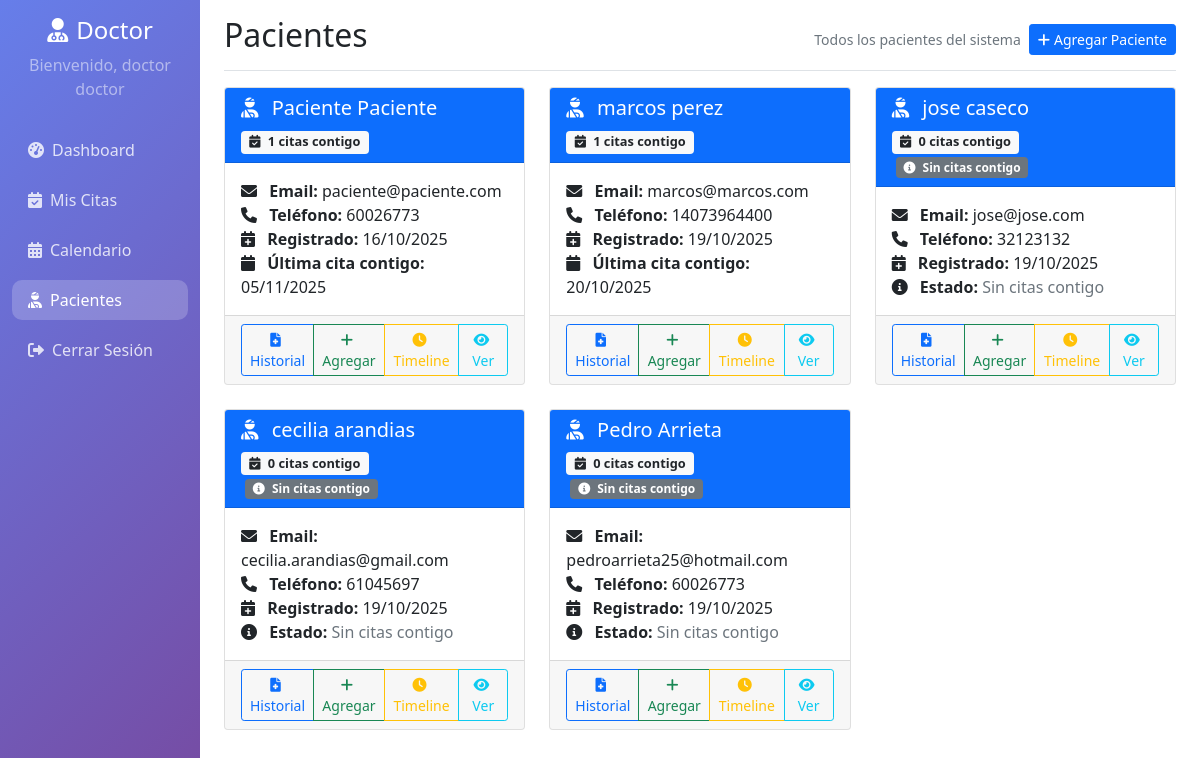
Page /doctor/mis_pacientes.php (signed in) on the committed database.
### tables this page shows
CREATE TABLE `usuarios` (
  `id` int(11) NOT NULL,
  `nombre` varchar(100) NOT NULL,
  `apellido` varchar(100) NOT NULL,
  `email` varchar(150) DEFAULT NULL,
  `identificacion` varchar(20) DEFAULT NULL,
  `telefono` varchar(20) DEFAULT NULL,
  `password` varchar(255) NOT NULL,
  `tipo_usuario` enum('administrador','doctor','paciente') NOT NULL,
  `especialidad` varchar(100) DEFAULT NULL,
  `fecha_registro` timestamp NOT NULL DEFAULT current_timestamp(),
  `activo` tinyint(1) DEFAULT 1
);

### doctor/mis_pacientes.php (the view, shortened to what this page needs)
<?php
$database = new Database();
$db = $database->getConnection();
$query = "SELECT u.id, u.nombre, u.apellido, u.email, u.telefono, u.fecha_registro,
                 COUNT(c.id) as total_citas,
                 MAX(c.fecha_cita) as ultima_cita,
                 CASE WHEN COUNT(c.id) > 0 THEN 'Sí' ELSE 'No' END as tiene_citas
          FROM usuarios u
          LEFT JOIN citas c ON u.id = c.paciente_id AND c.doctor_id = :doctor_id
          WHERE u.tipo_usuario = 'paciente'
          AND u.activo = 1
          GROUP BY u.id, u.nombre, u.apellido, u.email, u.telefono, u.fecha_registro
          ORDER BY ultima_cita DESC, u.fecha_registro DESC";
$stmt = $db->prepare($query);
$stmt->bindParam(':doctor_id', $_SESSION['user_id']);
$stmt->execute();
?>
<!DOCTYPE html>
<html lang="es">
<head>
    <link href="https://cdn.jsdelivr.net/npm/bootstrap@5.1.3/dist/css/bootstrap.min.css" rel="stylesheet">
    <link href="https://cdnjs.cloudflare.com/ajax/libs/font-awesome/6.0.0/css/all.min.css" rel="stylesheet">
</head>
<body>
    <div class="container-fluid">
        <div class="row">
            <nav class="col-md-3 col-lg-2 d-md-block sidebar collapse">
                <div class="position-sticky pt-3">
                    <div class="text-center mb-4">
                        <h4 class="text-white"><i class="fas fa-user-md me-2"></i>Doctor</h4>
                        <p class="text-white-50">Bienvenido, <?php echo $_SESSION['user_name']; ?></p>
                    </div>
                    <ul class="nav flex-column">
                        <li class="nav-item">
                            <a class="nav-link" href="dashboard.php">
                                <i class="fas fa-tachometer-alt me-2"></i>Dashboard
                            </a>
                        </li>
                        <li class="nav-item">
                            <a class="nav-link" href="citas.php">
                                <i class="fas fa-calendar-check me-2"></i>Mis Citas
                            </a>
                        </li>
                        <li class="nav-item">
                            <a class="nav-link" href="calendario.php">
                                <i class="fas fa-calendar-alt me-2"></i>Calendario
                            </a>
                        </li>
                        <li class="nav-item">
                            <a class="nav-link active" href="mis_pacientes.php">
                                <i class="fas fa-user-injured me-2"></i>Pacientes
                            </a>
                        </li>
                        <li class="nav-item">
                            <a class="nav-link" href="../logout.php">
                                <i class="fas fa-sign-out-alt me-2"></i>Cerrar Sesión
                            </a>
                        </li>
                    </ul>
                </div>
            </nav>
            <main class="col-md-9 ms-sm-auto col-lg-10 px-md-4">
                <div class="d-flex justify-content-between flex-wrap flex-md-nowrap align-items-center pt-3 pb-2 mb-3 border-bottom">
                    <h1 class="h2">Pacientes</h1>
                    <div class="d-flex align-items-center gap-2">
                        <small class="text-muted">Todos los pacientes del sistema</small>
                        <button class="btn btn-primary btn-sm" data-bs-toggle="modal" data-bs-target="#addPatientModal">
                            <i class="fas fa-plus me-1"></i>Agregar Paciente
                        </button>
                    </div>
                </div>
                <div class="row">
                    <?php while($patient = $stmt->fetch(PDO::FETCH_ASSOC)): ?>
                    <div class="col-md-6 col-lg-4 mb-4">
                        <div class="card patient-card">
                            <div class="card-header bg-primary text-white">
                                <h5 class="card-title mb-0">
                                    <i class="fas fa-user-injured me-2"></i>
                                    <?php echo htmlspecialchars($patient['nombre'] . ' ' . $patient['apellido']); ?>
                                </h5>
                                <div class="mt-2">
                                    <span class="badge bg-light text-dark stats-badge">
                                        <i class="fas fa-calendar-check me-1"></i>
                                        <?php echo $patient['total_citas']; ?> citas contigo
                                    </span>
                                    <?php if($patient['tiene_citas'] == 'No'): ?>
                                        <span class="badge bg-secondary ms-1">
                                            <i class="fas fa-info-circle me-1"></i>
                                            Sin citas contigo
                                        </span>
                                    <?php endif; ?>
                                </div>
                            </div>
                            <div class="card-body">
                                <p class="card-text">
                                    <i class="fas fa-envelope me-2"></i>
                                    <strong>Email:</strong> <?php echo htmlspecialchars($patient['email']); ?><br>
                                    <i class="fas fa-phone me-2"></i>
                                    <strong>Teléfono:</strong> <?php echo htmlspecialchars($patient['telefono']); ?><br>
                                    <i class="fas fa-calendar-plus me-2"></i>
                                    <strong>Registrado:</strong> <?php echo date('d/m/Y', strtotime($patient['fecha_registro'])); ?><br>
                                    <?php if($patient['ultima_cita']): ?>
                                        <i class="fas fa-calendar me-2"></i>
                                        <strong>Última cita contigo:</strong> <?php echo date('d/m/Y', strtotime($patient['ultima_cita'])); ?>
                                    <?php else: ?>
                                        <i class="fas fa-info-circle me-2"></i>
                                        <strong>Estado:</strong> <span class="text-muted">Sin citas contigo</span>
                                    <?php endif; ?>
                                </p>
                            </div>
                            <div class="card-footer">
                                <div class="btn-group w-100" role="group">
                                    <button class="btn btn-outline-primary btn-sm" onclick="viewPatientHistory(<?php echo $patient['id']; ?>)">
                                        <i class="fas fa-file-medical me-1"></i>Historial
                                    </button>
                                    <button class="btn btn-outline-success btn-sm" onclick="addMedicalHistory(<?php echo $patient['id']; ?>)">
                                        <i class="fas fa-plus me-1"></i>Agregar
                                    </button>
                                    <button class="btn btn-outline-warning btn-sm" onclick="viewPatientTimeline(<?php echo $patient['id']; ?>, '<?php echo htmlspecialchars($patient['nombre'] . ' ' . $patient['apellido']); ?>')">
                                        <i class="fas fa-clock me-1"></i>Timeline
                                    </button>
                                    <a href="patient_medical_info.php?id=<?php echo $patient['id']; ?>" class="btn btn-outline-info btn-sm">
                                        <i class="fas fa-eye me-1"></i>Ver
                                    </a>
                                </div>
                            </div>
                        </div>
                    </div>
                    <?php endwhile; ?>
                </div>
            </main>
        </div>
    </div>
</body>
</html>

### doctor/mis_pacientes.php (style rules this page uses)
.sidebar { min-height: 100vh; background: linear-gradient(135deg, #667eea 0%, #764ba2 100%); }
.sidebar .nav-link { color: rgba(255,255,255,0.8); border-radius: 10px; margin: 5px 0; }
.sidebar .nav-link:hover, .sidebar .nav-link.active { color: white; background: rgba(255,255,255,0.2); }
.patient-card { transition: transform 0.2s; }
.stats-badge { font-size: 0.8rem; }

### rows in the picture
usuarios: nombre+apellido "Paciente Paciente", total_citas "1", email "paciente@paciente.com", telefono "60026773", fecha_registro "16/10/2025", ultima_cita "05/11/2025"
usuarios: nombre+apellido "marcos perez", total_citas "1", email "marcos@marcos.com", telefono "14073964400", fecha_registro "19/10/2025", ultima_cita "20/10/2025"
usuarios: nombre+apellido "jose caseco", total_citas "0", shows "Sin citas contigo", email "jose@jose.com", telefono "32123132", fecha_registro "19/10/2025", shows "Estado:"
usuarios: nombre+apellido "cecilia arandias", total_citas "0", shows "Sin citas contigo", email "cecilia.arandias@gmail.com", telefono "61045697", fecha_registro "19/10/2025", shows "Estado:"
usuarios: nombre+apellido "Pedro Arrieta", total_citas "0", shows "Sin citas contigo", email "pedroarrieta25@hotmail.com", telefono "60026773", fecha_registro "19/10/2025", shows "Estado:"

### other values in the picture
$_SESSION['user_name'] "doctor doctor"
